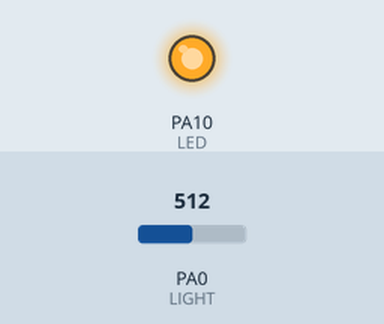
Simulated run of this sketch. Board: STM32 Blue Pill. Parts: output pins drawn as LEDs (lit = HIGH). The test bench sets the inputs (shaded band); at power-on: PA0 (LIGHT) = 512.

Above: at 0.1 s.
Timing chart, 0 to 1.6 s (numbered marks = the images above):
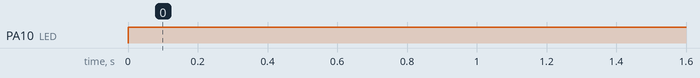

Measured:
- by itself, PA10 (LED): LOW → HIGH at 0.00 s

The sketch:

NightLight.ino
```cpp
const int LED=PA10; // White LED Anode on pin PA0 (PWM)
const int LIGHT=PA0; // Light Sensor on Analog Pin PA1
const int MIN_LIGHT=200; // Minimum Expected light value
const int MAX_LIGHT=900; // Maximum Expected Light value
int val ; // Variable to hold the analog reading

void setup() {
  pinMode(LED, OUTPUT);
  pinMode(LIGHT,INPUT);// Set White LED pin as output
}
void loop() {
//  digitalWrite(WLED,HIGH);
  val = analogRead(LIGHT); // Read the light sensor
  val = map(val, MIN_LIGHT, MAX_LIGHT, 255, 0); // Map the light reading
  val = constrain(val, 0, 255); // Constrain light value
  analogWrite(LED, 255); // Control the White LED
}
```
